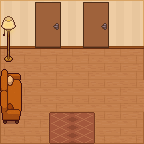

A 2D game scene composited from a Tiled map and its tileset images. What follows is a short description and the map's XML, with every tile layer's data as written:
An orthogonal 9x9 tile map with 16x16 px tiles, 2 tile layers (Tile Layer 1, Tile Layer 2), 4 tilesets.

<map version="1.10" tiledversion="1.11.2" orientation="orthogonal" renderorder="right-down" width="9" height="9" tilewidth="16" tileheight="16" infinite="0" nextlayerid="3" nextobjectid="1">
 <tileset firstgid="1" source="Cozy Interior 2.tsx" />
 <tileset firstgid="163" source="Cozy Interior 4.tsx" />
 <tileset firstgid="397" source="Cozy Interior 5.tsx" />
 <tileset firstgid="631" source="Cozy Interior 1.tsx" />
 <layer id="1" name="Tile Layer 1" width="9" height="9">
  <data encoding="csv">
28,29,29,30,29,30,29,30,31,
46,47,47,48,47,48,47,48,49,
82,83,84,83,84,83,84,84,85,
100,101,102,101,102,101,102,102,103,
118,119,120,119,120,119,120,120,121,
118,119,120,120,120,120,120,119,120,
118,119,120,119,120,120,120,119,120,
118,119,119,119,119,119,120,120,121,
136,137,137,137,137,137,137,138,139
</data>
 </layer>
 <layer id="2" name="Tile Layer 2" width="9" height="9">
  <data encoding="csv">
0,0,729,730,0,729,730,0,0,
260,0,747,748,0,747,748,0,0,
273,0,765,766,0,765,766,0,0,
286,0,0,0,0,0,0,0,0,
553,554,0,0,0,0,0,0,0,
566,567,0,0,0,0,0,0,0,
579,580,0,0,0,0,0,0,0,
592,593,0,433,434,435,0,0,0,
0,0,0,446,447,448,0,0,0
</data>
 </layer>
</map>
